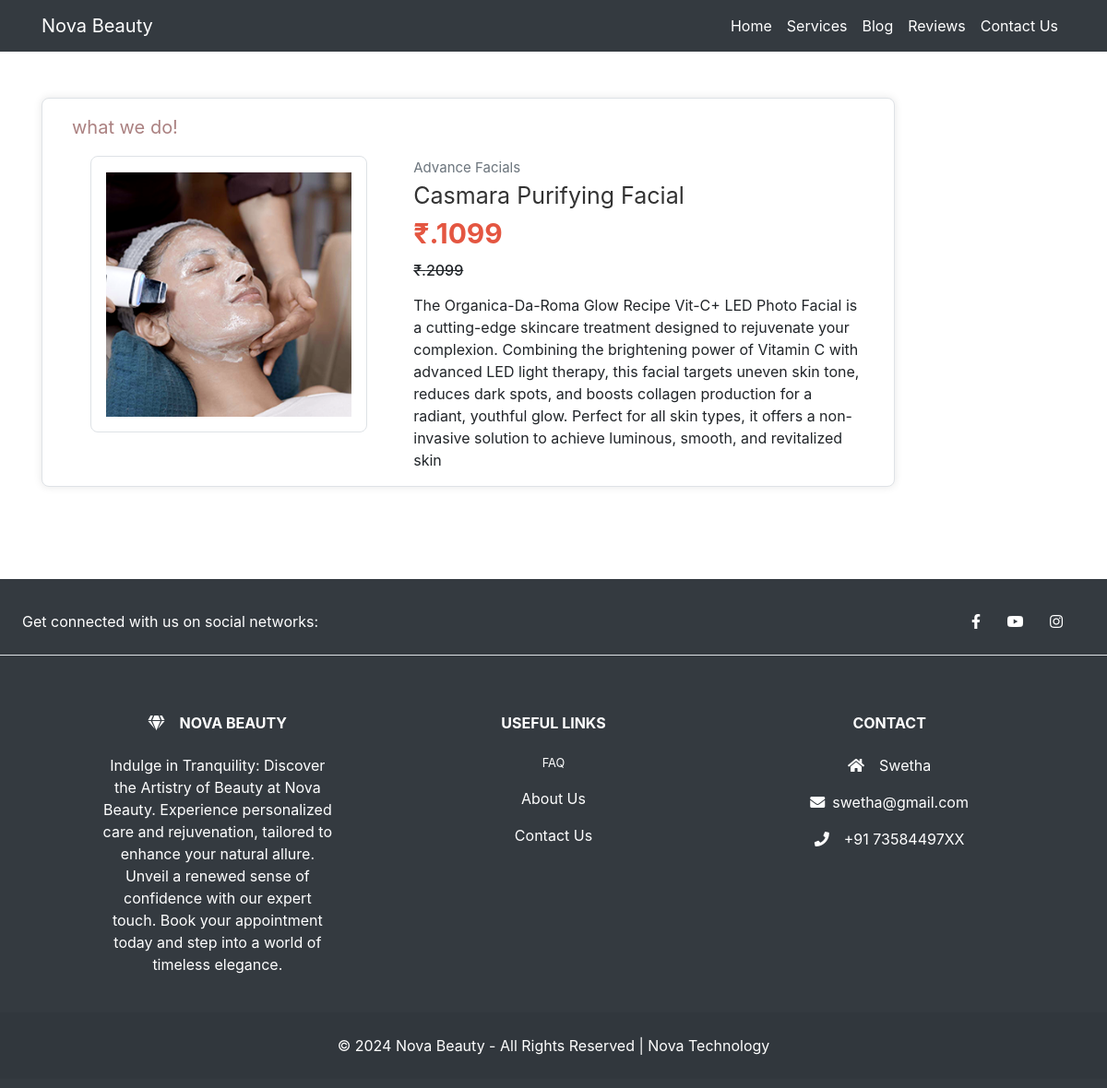
Page /service/Advance Facials/Casmara Purifying Facial on the committed database.
### parlour/models.py (models this page shows, shortened)
class Product(models.Model):
    category = models.ForeignKey(Catagory,on_delete=models.CASCADE)
    name = models.CharField(max_length=150,null=False,blank=False)
    image = models.ImageField(upload_to=getfilenames,blank=True,null=True)
    description = models.TextField(max_length=500,null=False,blank=False)
    short_description = models.TextField(max_length=500, null=False, blank=False)
    status = models.BooleanField(default=False,help_text="0-Avaliable 1-Suspended")
    trending = models.BooleanField(default=False,help_text="0-Famous 1-Unfamous")
    created_at = models.DateTimeField(auto_now_add=True)
    original_price = models.FloatField(null=True,blank=True)
    selling_price = models.FloatField(null=True,blank=True)

class Catagory(models.Model):
    name = models.CharField(max_length=150,null=False,blank=False)
    image = models.ImageField(upload_to=getfilenames,blank=True,null=True)
    description = models.TextField(max_length=200,null=False,blank=False)
    status = models.BooleanField(default=False,help_text="0-Avaliable 1-Suspended")
    created_at = models.DateTimeField(auto_now_add=True)
    def __str__(self):
        return self.name

### parlour/views.py (the view)
# urls.py: path('service/<str:cname>/<str:pname>',v1.product_details,name="product_details"),
def product_details(request,cname,pname):
    if(Catagory.objects.filter(name=cname,status=0)):
        if(Product.objects.filter(name=pname,status=0)):
            products=Product.objects.filter(name=pname,status=0).first()
            return render(request,'parlour/productdetails.html',{"products":products})
        else:
            messages.error(request,'No such Product Found')
            return redirect('servicesview')
    else:
        messages.error(request,'No such Category Found')
        return redirect('servicesview')

### templates/parlour/productdetails.html (shortened to what this page needs)
{% extends 'parlour/main.html' %}
{% block content %}
<link rel="stylesheet" href="https://maxcdn.bootstrapcdn.com/bootstrap/4.4.1/css/bootstrap.min.css">
<body oncontextmenu='return false' class='snippet-body'>
    <div class="container">
        <div class="col-lg-10 col-md-12 border p-3 main-section bg-white">
            <div class="row hedding m-0 pl-3 pt-0 pb-3">
                what we do!
            </div>
            <div class="row m-0 d-flex align-items-start">
                <div class="col-lg-5 col-md-6 left-side-product-box pb-3">
                    <img src="{{ products.image.url }}" class="border p-3 main-image" alt="{{ products.name }}">
                </div>
                <div class="col-lg-7 col-md-6 right-side-pro-detail">
                    <span>{{ products.category }}</span>
                    <p class="m-0">{{ products.name }}</p>
                    <div class="price-pro">
                        ₹.{{ products.selling_price | stringformat:'d' }}
                    </div>
                    <h6 class="my-2"><s> ₹.{{ products.original_price | stringformat:'d' }}</s></h6>
                    <div class="mt-3">
                        {{ products.description }}
                    </div>
                </div>
            </div>
        </div>
    </div>
</body>
{% endblock content %}

### templates/parlour/productdetails.html (style rules this page uses)
body { font-family: 'Roboto Condensed', sans-serif; background-color: #f5f5f5; }
.hedding { font-size: 20px; color: #ab8181; }
.main-section { margin-top: 50px; margin-bottom: 50px; padding: 20px; width: 85%; max-width: 1100px; background-color: white; box-shadow: 0 0 10px rgba(0, 0, 0, 0.1); border-radius: 8px; display: flex; flex-direction: column; margin-left: 0; margin-right: auto; }
.container { display: flex; justify-content: flex-start; align-items: flex-start; }
.left-side-product-box { display: flex; flex-direction: column; align-items: center; padding-right: 20px; flex: 0 0 400px; }
.left-side-product-box img.main-image, .left-side-product-box .sub-img img { width: 300px; height: 300px; object-fit: cover; border-radius: 8px; cursor: pointer; transition: transform 0.3s; }
.left-side-product-box img.main-image { border: 2px solid #ddd; margin-bottom: 10px; }
.right-side-pro-detail { padding-left: 40px; flex: 1; }
.right-side-pro-detail span { font-size: 15px; color: #6c757d; }
.right-side-pro-detail p { font-size: 25px; color: #333; }
.right-side-pro-detail .price-pro { color: #E45641; font-weight: bold; font-size: 30px; }

### rows in the picture
Product: image (picture), category "Advance Facials", name "Casmara Purifying Facial", selling_price "1099", original_price "2099", description "The Organica-Da-Roma Glow Recipe Vit-C+ LED Photo Facial is a cutting-edge skincare treatment designed to rejuvenate your complexion. Combining the brightening power of Vitamin C with advanced LED light therapy, this facial targets uneven skin tone, reduces dark spots, and boosts collagen production for a radiant, youthful glow. Perfect for all skin types, it offers a non-invasive solution to achieve luminous, smooth, and revitalized skin"
